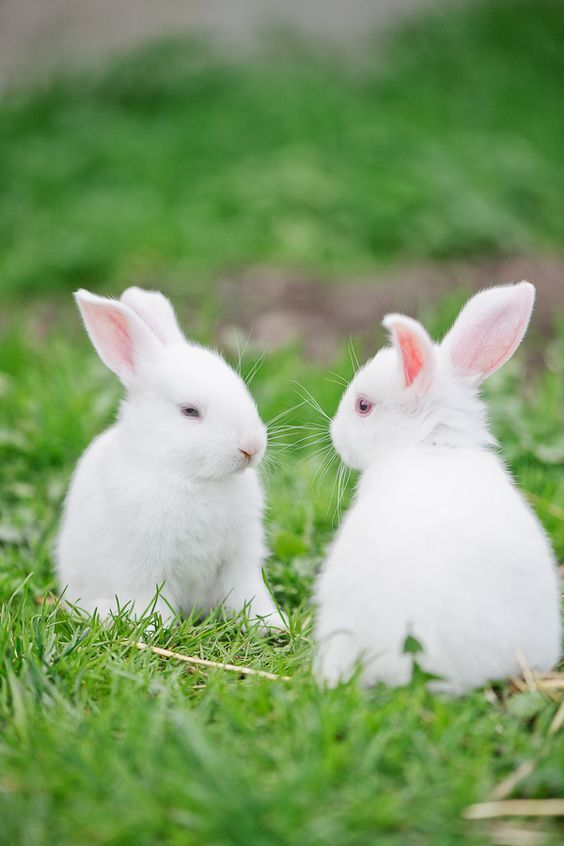
#> input picture rabbit.jpg, 564 x 846 px
$ jupyter execute EX7.ipynb
#> lines starting #> are read from the running program, lines starting #| are printed output that depends on the picture; after the words box and inside, x2 and y2 are one past the last pixel; in counts of white or black regions, pixels touching at a corner belong together
# Ex. No: 07¶
# Edge Linking using Hough Transformm
# Name : JANANI S
# Reg. No : 212223230086

[cell 1]
import cv2
import numpy as np
import matplotlib.pyplot as plt

[cell 2]
# Step 2: Load the image using imread() from cv2 module
image = cv2.imread('rabbit.jpg')  # Replace 'image.jpg' with your image path
#> image is the input picture: shape (846, 564, 3); mean B, G, R 110.6, 158.5, 130.7

[cell 3]
# Step 3: Convert the image to grayscale
gray_image = cv2.cvtColor(image, cv2.COLOR_BGR2GRAY)
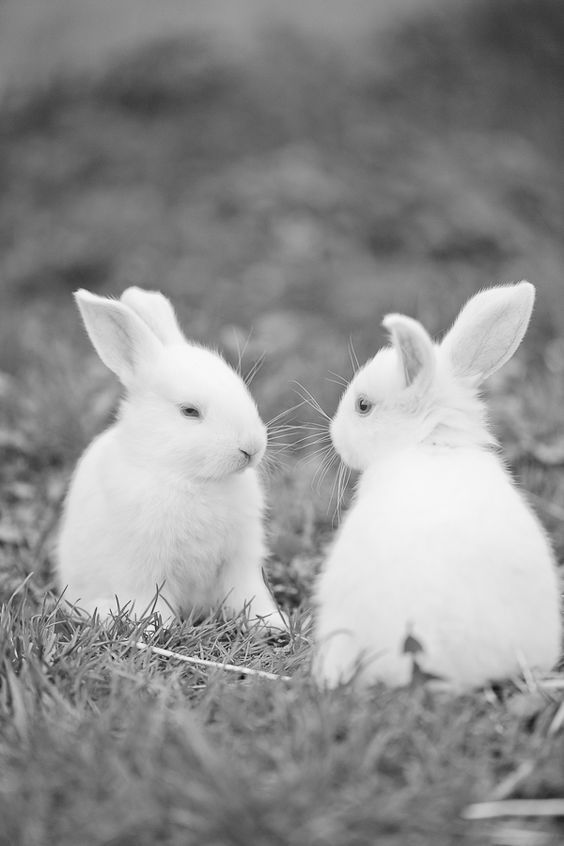
#> gray_image: shape (846, 564); min 7, max 254, mean 144.7

[cell 4]
# Input image and grayscale image
plt.imshow(cv2.cvtColor(image, cv2.COLOR_BGR2RGB))  # Convert image to RGB for displaying
plt.title("Input Image")
plt.axis('off')

[cell 5]
plt.imshow(gray_image, cmap='gray')
plt.title("Grayscale Image")
plt.axis('off')

[cell 6]
# Step 4: Using Canny operator from cv2, detect the edges of the image
edges = cv2.Canny(gray_image, 50, 150)  # Canny edge detection with threshold values 50 and 150
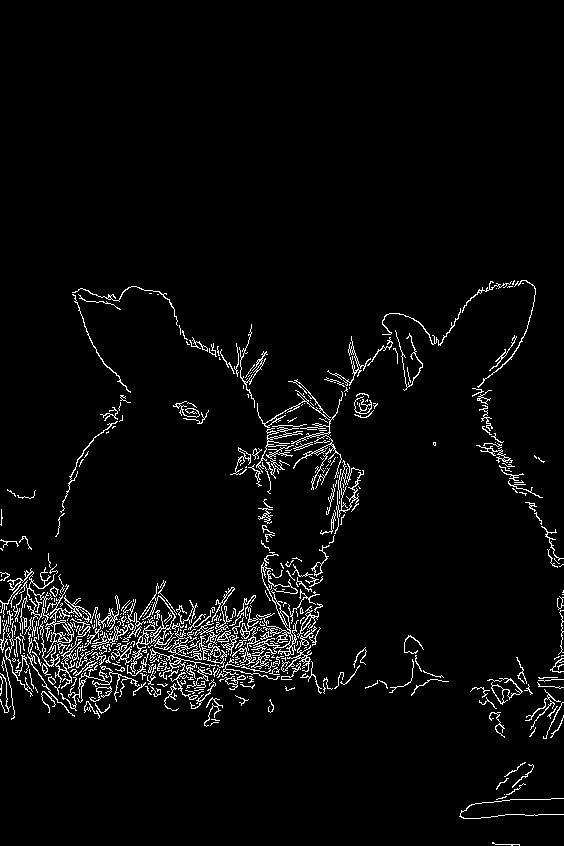
#> edges: shape (846, 564); 3.9% white in thin lines or dots, all inside (x1, y1, x2, y2) = (0, 280, 564, 846)

[cell 7]
# Canny Edge Detector output
plt.imshow(edges, cmap='gray')
plt.title("Canny Edge Detector")
plt.axis('off')

[cell 8]
# Step 5: Using the HoughLinesP(), detect line coordinates for every point in the image
# The parameters of HoughLinesP are: image, resolution, threshold, minLineLength, maxLineGap
lines = cv2.HoughLinesP(edges, 1, np.pi / 180, 100, minLineLength=50, maxLineGap=10)
#> lines = 62 rows, first 6: [2, 604, 309, 658], [87, 638, 311, 661], [0, 633, 152, 649], [0, 627, 309, 660], [12, 594, 81, 607], [8, 600, 261, 645]

[cell 9]
# Step 6: Using a for loop, draw the lines on the original image using the detected coordinates
# The lines variable contains the endpoints of the detected lines
for line in lines:
    x1, y1, x2, y2 = line[0]  # Unpacking the line coordinates
    cv2.line(image, (x1, y1), (x2, y2), (0, 255, 0), 2)  # Draw green lines with thickness of 2
#> this loop made 62 passes
#> (x1, y1, x2, y2) on passes 1 to 12: (2, 604, 309, 658), (87, 638, 311, 661), (0, 633, 152, 649), (0, 627, 309, 660), (12, 594, 81, 607), (8, 600, 261, 645), (118, 665, 238, 674), (1, 645, 242, 671), (114, 664, 259, 674), (1, 602, 309, 657), (2, 663, 225, 675), (0, 639, 159, 653)
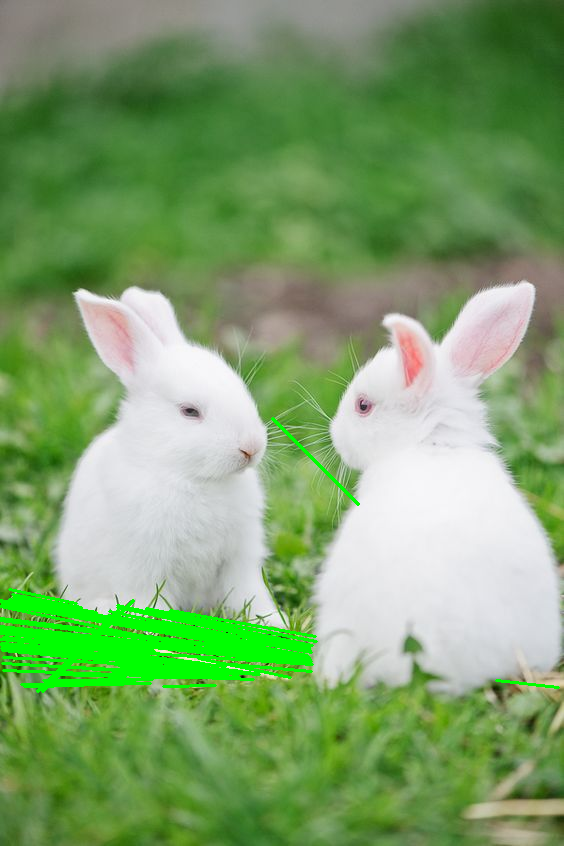
#> image: shape (846, 564, 3); 4% of pixels changed, all inside (x1, y1, x2, y2) = (0, 417, 560, 693)

[cell 10]
# Display the result of Hough Transform (Image with lines)
plt.imshow(cv2.cvtColor(image, cv2.COLOR_BGR2RGB))  # Image with lines drawn
plt.title("Result of Hough Transform")
plt.axis('off')
